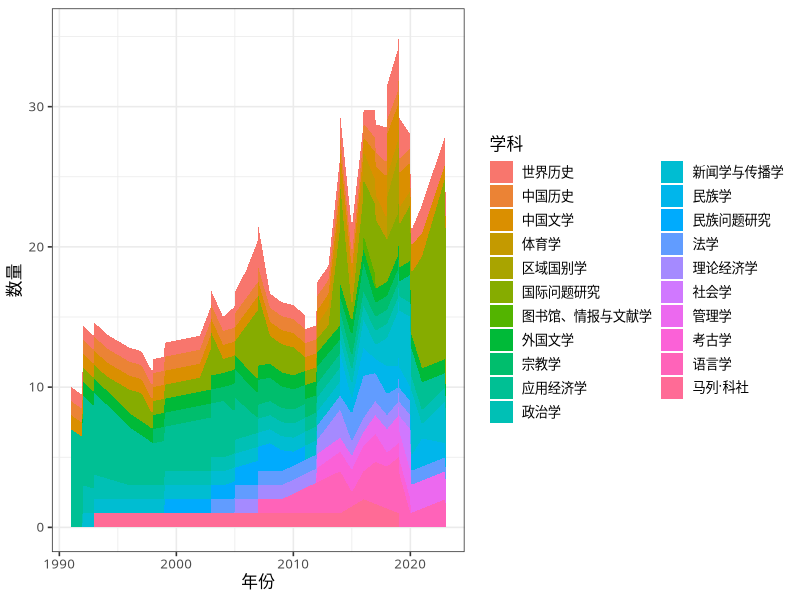

Write the R code that produced this figure.
# load cleaned data ####
library(tidyverse)
# setwd("d:/OneDrive - London School of Economics/Desktop/SocFund/Plot")
clean <- read_csv("SEAASEAN_clean.csv")

# format date ####
clean <- clean |>
  filter(protime != "null" & subtype != "null") |>
  mutate(
    protime = as.Date(protime),
    subtype = replace(subtype, subtype == "区域国别学和国际问题研究", "区域国别学"),
    subtype = replace(subtype, subtype == "理论经济", "理论经济学"),
    subtype = replace(subtype, subtype == "应用经济", "应用经济学")
  )

# count subtype by year ####
plotData <- clean |>
  mutate(year = year(protime)) |>
  group_by(year, subtype) |>
  count()

# plot ####
plotData |>
  ggplot(aes(x = year, y = n, fill = subtype)) +
  geom_area() +
  theme_bw(base_family = "Microsoft YaHei", # change to another font if needed
           base_size = 12) +
  labs(x = "年份", y = "数量", fill = "学科")
#ggsave("plot.pdf", width = 8, height = 5)
